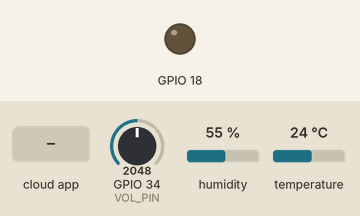
Simulated run of this sketch. Board: ESP32. Shown: output pins drawn as LEDs (lit = HIGH). Inputs (shaded band) come from the test bench; at power-on: GPIO 34 (VOL_PIN) = 2048, humidity 55 %, temperature 24 °C. WiFi joins after 1.5 s; servers stay silent unless stated; the Firebase database answers and starts empty; what the sketch prints to the serial monitor is not drawn.

Above: at 4.7 s.
4.8 s: the phone or cloud app sets Hose to 1
At 7.9 s:
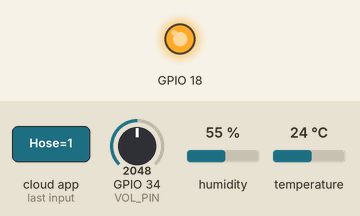
8.6 s: the phone or cloud app sets Hose to 0
At 10.4 s:
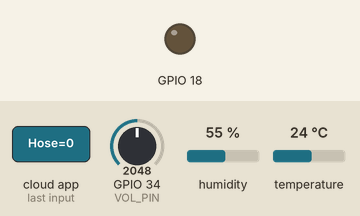
Timing chart, 0 to 11.9 s (numbered marks = the images above; inputs shaded):
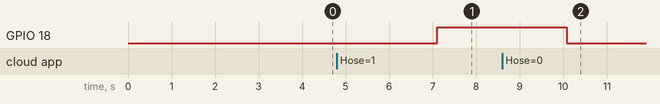

The sketch:

Code.ino
```cpp
#include <Arduino.h>
#include <DHT.h>
#include <WiFi.h>
// #include <FirebaseESP32.h>
#include <Firebase_ESP_Client.h>
// Provide the token generation process info.
#include <addons/TokenHelper.h>
// Provide the RTDB payload printing info and other helper functions.
#include <addons/RTDBHelper.h>
// #include <LiquidCrystal_I2C.h>


#define VOL_PIN 34
DHT dht(19, DHT11);

// #define FIREBASE_HOST "garden-80ba6-default-rtdb.asia-southeast1.firebasedatabase.app" //2 cái này lấy trong FB nhé
// #define API_KEY "AIzaSyDIOvd62WRT3V_SimVEQCrEvctIHrhXdqU"

#define FIREBASE_HOST "smartfarm-f1f7d-default-rtdb.firebaseio.com" //2 cái này lấy trong FB nhé
#define API_KEY "AIzaSyDU_DaaczKPOcAegzPHFMAiTTrrugRwbEs"

// #define USER_EMAIL "nhattruong05022003@gmail.com" // email của mình
// #define USER_PASSWORD "truong05022003"

#define USER_EMAIL "trananhtrung2503@gmail.com" // email của mình
#define USER_PASSWORD "2503tdat0928197291"

// const char* ssid = "Huu Tri";
// const char* password = "17100993@";

const char* ssid = "IoT Lab";
const char* password = "IoT@123456";

// const char* ssid = "Pixel 4";
// const char* password = "12345678";

FirebaseData stream;
FirebaseData firebaseData;
FirebaseData firebaseData1;
FirebaseData firebaseData2;
FirebaseAuth auth;
FirebaseConfig config;


unsigned long t1, t2= 0;
int sensorVal;
float humidity = 80;
float temperature = 25;
float moisture = 45;
int hose = 0;
String path = "/";


void setup() {
  // put your setup code here, to run once:
  Serial.begin(115200);
  pinMode(18, OUTPUT);

  WiFi.begin(ssid, password);
  Serial.print("Connecting to : ");
  Serial.println(ssid);
  while (WiFi.status() != WL_CONNECTED){
    delay(500);
    Serial.print(".");
  }
  Serial.println();

  config.host = FIREBASE_HOST;
  // config.database_url = FIREBASE_HOST;
  config.api_key = API_KEY;
  /* Assign the RTDB URL (required) */
  config.database_url = FIREBASE_HOST;
  /* Assign the callback function for the long running token generation task */
  config.token_status_callback = tokenStatusCallback; // see addons/TokenHelper.h

  auth.user.email = USER_EMAIL;
  auth.user.password = USER_PASSWORD;

  Firebase.begin(&config, &auth);
  Firebase.reconnectWiFi(true);
  Firebase.setDoubleDigits(5);

  firebaseData.setResponseSize(1024); // minimum size is 1024 bytes
  firebaseData1.setResponseSize(1024); // minimum size is 1024 bytes
  firebaseData2.setResponseSize(1024); // minimum size is 1024 bytes
  stream.setResponseSize(1024); // minimum size is 1024 bytes

  Serial.print("Connected with IP: ");
  Serial.println(WiFi.localIP());
  Serial.println();

  dht.begin();
  delay(2000);
  Serial.print("DHT11 connected !");
  Serial.println();
}

void loop() {
  // put your main code here, to run repeatedly:
  if (Firebase.ready() && (millis() - t1 > 2500 || t1 == 0))
  {
    sensorVal = analogRead(34);
    sensorVal = sensorVal < 1930 ? 1930 : sensorVal;
    moisture = map(sensorVal, 1930, 4095, 100, 0);
    humidity = dht.readHumidity();
    temperature = (int)dht.readTemperature();
    Firebase.RTDB.setInt(&firebaseData, path + "Humidity", humidity);
    Firebase.RTDB.setInt(&firebaseData1, path + "Temperature", temperature);
    Firebase.RTDB.setInt(&firebaseData2, path + "Moisture", moisture);
    Serial.println(sensorVal);
    t1= millis();
  }

  if (Firebase.ready() && (millis() - t2 > 2500 || t2 == 0))
  {
    Firebase.RTDB.getInt(&stream, path + "Hose");
    hose = stream.to<int>(); //lay gtri tu fb ve esp (ép kiểu)
    Serial.print(hose);
    if(int(hose) == 1){
      digitalWrite(18, HIGH);
    }
    else{
      digitalWrite(18, LOW);
    }
    t2= millis();
  }
}
```

Measured:
- after the input at 4.8 s, GPIO 18: LOW → HIGH after 2.3 s
- after the input at 8.6 s, GPIO 18: HIGH → LOW after 1.5 s
